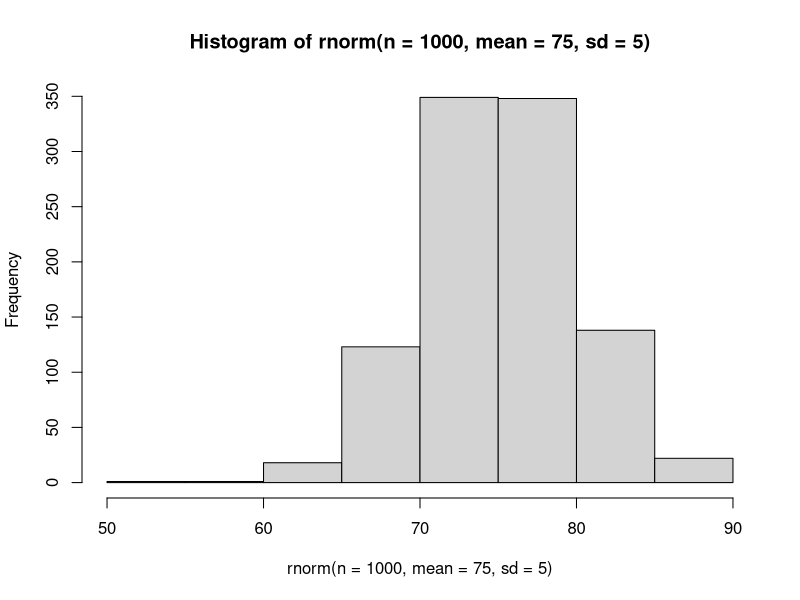

This figure's R source:
###########################
## Binomial Distribution ##
###########################

# dbinom - probability density function
dbinom(x = 3, size = 20, prob = 1/6) # Probability 3 successes out 20 w/ 1/6 success rate
dbinom(x = 0:3, size = 20, prob = 1/6) # P(X=0) & P(X=1) & P(X=2) & P(X=3)
sum(dbinom(x = 0:3, size = 20, prob = 1/6)) # P(X=0) | P(X=1) | P(X=2) | P(X=3)

# pbinom - probability distribution function
pbinom(q = 3, size = 20, prob = 1/6, lower.tail = TRUE)

##########################
## Poisson Distribution ##
##########################

# For poisson distributions, rate at which events occur MUST be constant. 
#  One interval CANNOT have higher event rate than another.

lbd = 7
# dpois - probability desnity function
dpois(x = 4, lambda = 7)
dpois(x = 0:4, lambda = 7)
sum(dpois(x = 0:4, lambda = 7))
ppois(q = 4, lambda = 7, lower.tail = TRUE)
ppois(q = 12, lambda = 7, lower.tail = FALSE)

dpois(x = 10, lambda = 12)
ppois(q = 9, lambda = 12, lower.tail = FALSE)
ppois(q = 1, lambda = 12/24, lower.tail = FALSE)

#########################
## Normal Distribution ##
#########################

pnorm(q = 70, mean = 75, sd = 5) # P(X <= 70)
pnorm(q = 70, mean = 75, sd = 5, lower.tail = TRUE) # P(X <= 70)
pnorm(q = 85, mean = 75, sd = 5, lower.tail = FALSE) # P(X >= 85)
pnorm(q = 85, mean = 0, sd = 1, lower.tail = FALSE) # P(Z >= 1)
qnorm(p = 0.25, mean = 75, sd = 5, lower.tail = TRUE) # Find Q1, p is the quantile
x = seq(from = 55, to = 95, by = 0.25)
dnorm(x, mean = 75, sd = 5)
hist(rnorm(n = 1000, mean = 75, sd = 5))

####################
## T Distribution ##
####################

pt(q = 2.3, df = 25, lower.tail = FALSE) # P(t > 2.3, DF of 2.5)

# P(t > 2.3 AND t > 2.3, DF of 2.5)
pt(q = -2.3, df = 25, lower.tail = TRUE) + pt(q = 2.3, df = 25, lower.tail = FALSE)
pt(q = 2.3, df = 25, lower.tail = FALSE) * 2

qt(p = 0.025, df = 25, lower.tail = TRUE) # Find t for 95% confidence